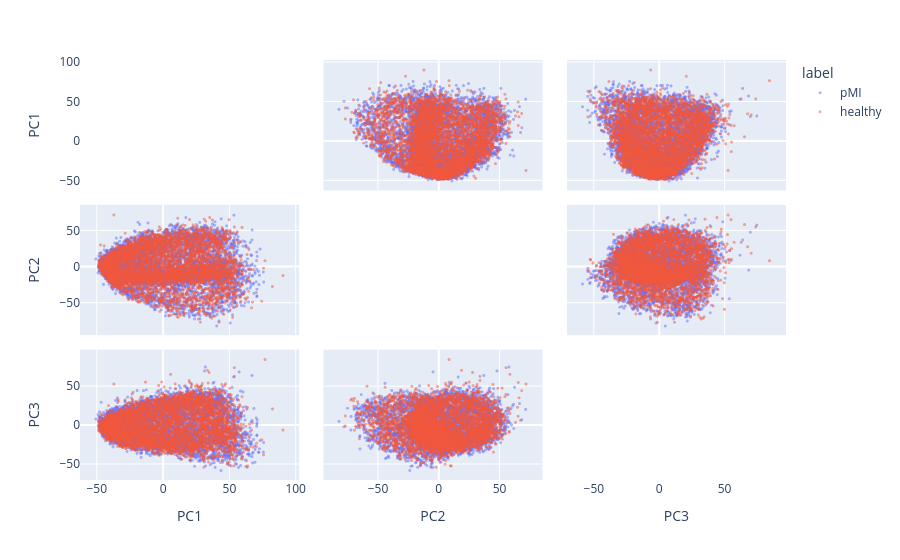

Notebook code cell kept with this figure:
### Code cell
fig = px.scatter_matrix(plot_points, dimensions=["PC1", "PC2", "PC3"], color = "label")
fig.update_traces(diagonal_visible = False, marker = {"size": 3, "opacity": 0.5})
fig.show()

### Figure 1 — Plotly figure (JSON) as saved in the notebook; plotly's stock layout.template omitted (floating-point values rounded to 4 significant figures; data arrays with more than 128 entries replaced by an {"elided": "..."} marker saying what was removed)
{"data": [{"diagonal": {"visible": false}, "dimensions": [{"axis": {"matches": true}, "label": "PC1", "values": {"elided": "5062 float values"}}, {"axis": {"matches": true}, "label": "PC2", "values": {"elided": "5062 float values"}}, {"axis": {"matches": true}, "label": "PC3", "values": {"elided": "5062 float values"}}], "hovertemplate": "label=pMI<br>%{xaxis.title.text}=%{x}<br>%{yaxis.title.text}=%{y}<extra></extra>", "legendgroup": "pMI", "marker": {"color": "#636efa", "opacity": 0.5, "size": 3, "symbol": "circle"}, "name": "pMI", "showlegend": true, "type": "splom"}, {"diagonal": {"visible": false}, "dimensions": [{"axis": {"matches": true}, "label": "PC1", "values": {"elided": "4938 float values"}}, {"axis": {"matches": true}, "label": "PC2", "values": {"elided": "4938 float values"}}, {"axis": {"matches": true}, "label": "PC3", "values": {"elided": "4938 float values"}}], "hovertemplate": "label=healthy<br>%{xaxis.title.text}=%{x}<br>%{yaxis.title.text}=%{y}<extra></extra>", "legendgroup": "healthy", "marker": {"color": "#EF553B", "opacity": 0.5, "size": 3, "symbol": "circle"}, "name": "healthy", "showlegend": true, "type": "splom"}], "layout": {"dragmode": "select", "legend": {"title": {"text": "label"}, "tracegroupgap": 0}, "margin": {"t": 60}}}
